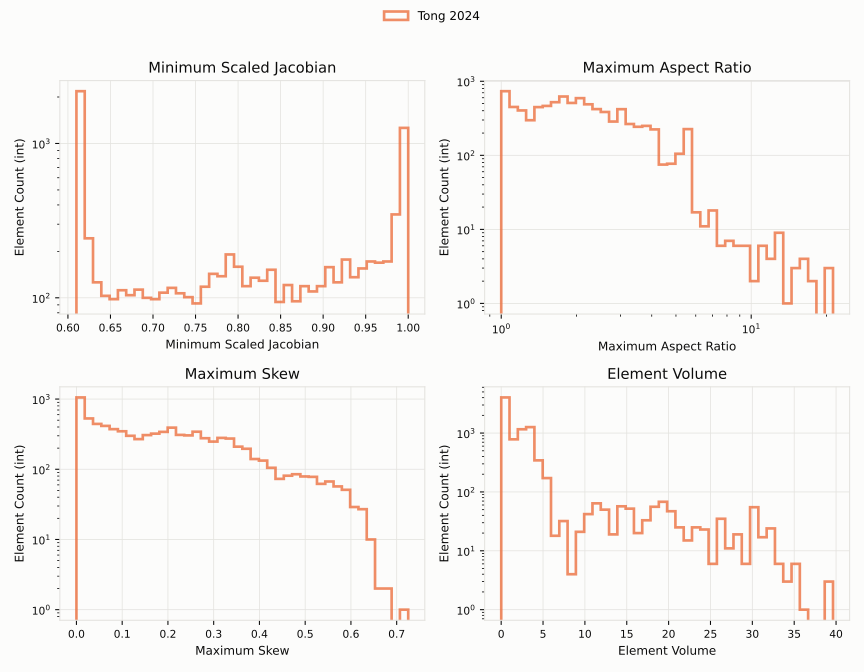

This chart was generated by the following Python code:
#!/usr/bin/env python3
"""Quality-metric histograms for the bone mesh, one to three meshes.

Reads `automesh metrics` CSVs (header "maximum edge ratio,minimum scaled
jacobian,maximum skew,element volume") and plots a 2x2 grid.  Each panel is
a log-y step histogram of one metric.  Minimum Scaled Jacobian sits top left,
Maximum Aspect Ratio top right, Maximum Skew bottom left, and Element Volume
bottom right.

The first mesh is drawn solid and slightly heavier, in orange.  The second
mesh is drawn dashed and thinner, in blue.  The third is drawn dotted, in
green.  The lines stay tellable apart where they overlap.

The script also prints a summary of each mesh: the extreme of each metric, the
5th percentile and median of the Minimum Scaled Jacobian, the number of
elements below 0.6, and the number of elements above an aspect ratio of 10.

Example
-------
cd ~/autotwin/automesh/book/examples/gallery/academic
automesh metrics -i bone.inp -o bone_reference_metrics.csv
uv run --with numpy --with matplotlib bone_quality_histograms.py \
    bone_quality_histograms.svg \
    --mesh bone_reference_metrics.csv "Tong 2024"

uv run --with numpy --with matplotlib bone_quality_histograms.py \
    bone_quality_comparison.svg \
    --mesh bone_reference_metrics.csv "Tong 2024" \
    --mesh bone_uniform_metrics.csv "automesh, uniform" \
    --mesh bone_octree_metrics.csv "automesh, octree"

Output
------
The `bone_quality_histograms.svg` visualization file.
"""
import argparse

import matplotlib
matplotlib.use("svg")
import matplotlib.pyplot as plt
import numpy as np

# The first series stays orange, the second blue, and the third green.
SERIES = [
    {"color": "#eb6834", "linewidth": 2.0, "linestyle": "-"},
    {"color": "#2a78d6", "linewidth": 1.5, "linestyle": "--"},
    {"color": "#2f9e5b", "linewidth": 1.5, "linestyle": ":"},
]
INK = "#0b0b0b"
GRID = "#e4e3df"
SURFACE = "#fcfcfb"

COLUMNS = [
    ("minimum scaled jacobian", "Minimum Scaled Jacobian"),
    ("maximum edge ratio", "Maximum Aspect Ratio"),
    ("maximum skew", "Maximum Skew"),
    ("element volume", "Element Volume"),
]


def csv_load(*, path):
    """Reads an `automesh metrics` CSV into a dict keyed by column name."""
    with open(path) as f:
        header = f.readline().strip().split(",")
    data = np.genfromtxt(path, delimiter=",", skip_header=1)
    return {name: data[:, i] for i, name in enumerate(header)}


def panel_plot(*, ax, series, title, log_x=False):
    """Draws one metric panel as overlapping step histograms."""
    lo = min(values.min() for _, values in series)
    hi = max(values.max() for _, values in series)
    if lo == hi:
        lo, hi = lo - 0.5, hi + 0.5
    if log_x:
        lo = max(lo, 1e-3)
        bins = np.logspace(np.log10(lo), np.log10(hi), 41)
        ax.set_xscale("log")
    else:
        bins = np.linspace(lo, hi, 41)
    # Unfilled outlines with alpha on the line, so crossing outlines blend.
    for (label, values), style in zip(series, SERIES):
        ax.hist(values, bins=bins, histtype="step", alpha=0.75, label=label,
                **style)
    ax.set_yscale("log")
    ax.set_title(title, color=INK, fontsize=11)
    ax.set_xlabel(title, color=INK, fontsize=9)
    ax.set_ylabel("Element Count (int)", color=INK, fontsize=9)
    ax.tick_params(colors=INK, labelsize=8)
    ax.grid(color=GRID, linewidth=0.6)
    for spine in ax.spines.values():
        spine.set_color(GRID)
    ax.set_facecolor(SURFACE)


def summary_print(*, label, metrics):
    """Prints the extremes of each metric for one mesh."""
    msj = metrics["minimum scaled jacobian"]
    n = len(msj)
    below = int((msj < 0.6).sum())
    print(f"{label}: {n} elements")
    print(f"  min Minimum Scaled Jacobian {msj.min():.7f}")
    print(f"  5th percentile / median     {np.percentile(msj, 5):.3f} / {np.median(msj):.3f}")
    print(f"  elements below 0.6          {below} ({100 * below / n:.1f}%)")
    print(f"  max Maximum Aspect Ratio    {metrics['maximum edge ratio'].max():.2f}")
    print(f"  elements above ratio 10     {int((metrics['maximum edge ratio'] > 10).sum())}")
    print(f"  max Maximum Skew            {metrics['maximum skew'].max():.4f}")
    print(f"  max Element Volume          {metrics['element volume'].max():.2f}")
    print(f"  total volume                {metrics['element volume'].sum():.1f}")


def main():
    parser = argparse.ArgumentParser(description=__doc__,
                                     formatter_class=argparse.RawDescriptionHelpFormatter)
    parser.add_argument("out_svg")
    parser.add_argument("--mesh", nargs=2, action="append", required=True,
                        metavar=("CSV", "LABEL"),
                        help="an `automesh metrics` CSV and its legend label; "
                             "give it one to three times")
    args = parser.parse_args()
    if len(args.mesh) > len(SERIES):
        parser.error(f"at most {len(SERIES)} meshes")

    meshes = [(label, csv_load(path=path)) for path, label in args.mesh]

    fig, axes = plt.subplots(2, 2, figsize=(9, 7))
    fig.patch.set_facecolor(SURFACE)
    for ax, (key, title) in zip(axes.flat, COLUMNS):
        panel_plot(ax=ax, series=[(label, m[key]) for label, m in meshes],
                   title=title, log_x=(key == "maximum edge ratio"))

    handles, labels = axes.flat[0].get_legend_handles_labels()
    fig.legend(handles, labels, loc="upper center", ncol=len(labels),
               frameon=False, fontsize=9, bbox_to_anchor=(0.5, 1.0))
    fig.tight_layout(rect=[0, 0, 1, 0.93])
    fig.savefig(args.out_svg, facecolor=SURFACE)
    for label, metrics in meshes:
        summary_print(label=label, metrics=metrics)
    print(f"wrote {args.out_svg}")


if __name__ == "__main__":
    main()
